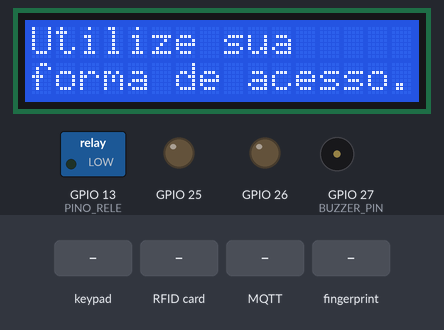
The sketch below on a simulated ESP32. Parts: 16×2 character LCD, switched loads named in the sketch (green lamp = pin HIGH), output pins drawn as LEDs (lit = HIGH), buzzer (waves = sounding). The inputs (shaded band) are chosen by the test bench. Uploads are accepted with an empty reply; EEPROM starts erased; no MQTT or app messages arrive unless stated; what the sketch prints to the serial monitor is not drawn.

Above: at 7.4 s.
7.5 s: keypad keys 1 2 3 4 # pressed 0.4 s apart
At 10.2 s:
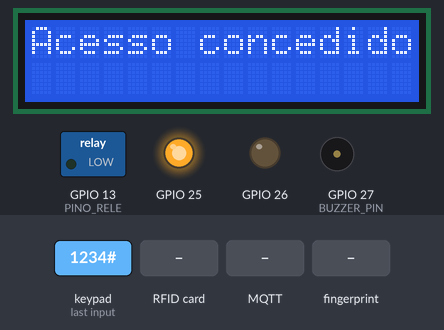
11.0 s: key '#' pressed
At 12.1 s:
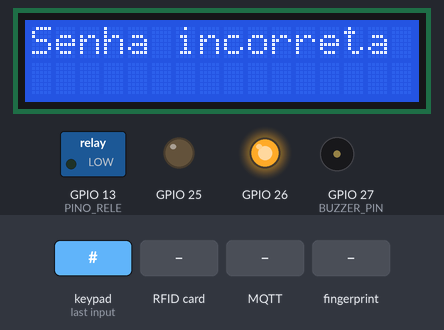
14.0 s: RFID card 5E 7A 19 C4 held to the reader
At 15.2 s:
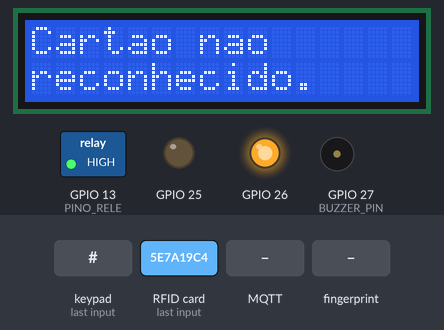
17.0 s: MQTT message "Cadastrar Digital" arrives on the first subscribed topic
18.5 s: finger stored as number 1 placed on the sensor
At 20.0 s:
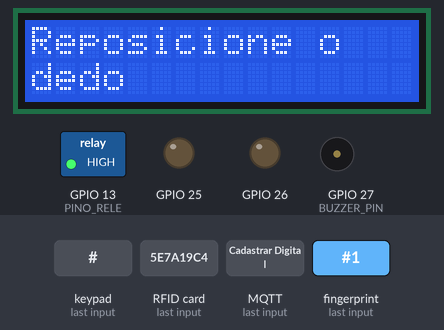
20.3 s: finger stored as number 1 placed on the sensor
At 26.5 s:
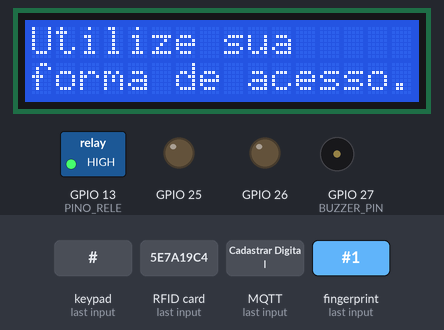
Timing chart, 0 to 27.1 s (numbered marks = the images above; inputs shaded):
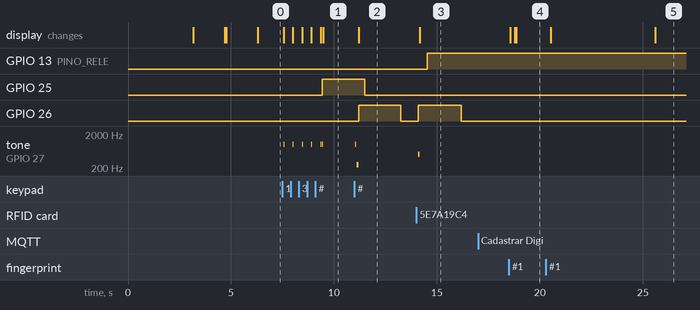

Measured:
- after the input at 7.5 s, GPIO 25: LOW → HIGH after 1.9 s; tone on GPIO 27 (BUZZER_PIN): goes 4 × (1000 Hz 0.05 s, silent 0.40 s), 1000 Hz 0.05 s, silent 0.02 s, 1000 Hz 0.05 s, then silent, starting after 0.06 s
- after the input at 11.0 s, GPIO 26: LOW → HIGH after 0.20 s, → LOW 2.0 s later; tone on GPIO 27 (BUZZER_PIN): silent → 1000 Hz at once, → silent 0.05 s later, → 250 Hz 0.02 s later, → silent 0.10 s later
- after the input at 14.0 s, GPIO 26: LOW → HIGH after 0.11 s, → LOW 2.1 s later; tone on GPIO 27 (BUZZER_PIN): silent → 500 Hz after 0.11 s, → silent 0.07 s later
- after the input at 18.5 s, the display: first differs from a run without the input after 0.29 s (image 4 shows a later state)
- after the input at 20.3 s, the display: first differs from a run without the input after 5.3 s (image 5)

The sketch:

sketch.ino
```cpp
#include <ArduinoJson.h>
#include <ArduinoJson.hpp>
#include <Arduino_JSON.h>
#include <WiFi.h>
#include <WiFiClientSecure.h>
#include "GoogleSheets.h"
#include "rfid.h"
#include "biometria.h"
#include <Adafruit_Fingerprint.h>
#include "ControlLEDs.h"
#include "rele.h"
#include <SPI.h>
#include <PubSubClient.h>
#include <string>
#include "buzzer.h"
#include "lcd.h"
#include "teclado.h"
#include "conexao.h"
#include "globals.h"
#include <WiFiClientSecure.h>
#include <Wire.h>

// Configurações de Wi-Fi e URL do Google Sheets
const char *ssid = "Sophia's Galaxy";
const char *password = "sophia05";
GoogleSheets googleSheets("https://script.google.com/macros/s/AKfycbwaUauLawZlvHnaYk1yeUHD2BqgWP513CjSMEu1EWqlsCwnAdDqepMA5qxlwTFJRlhQTA/exec");

// Configurações WiFi e MQTT
const char* mqtt_broker = "36d9e00a808c47b8b761d63a78047315.s1.eu.hivemq.cloud";
const char* mqtt_username = "GustavoBrabo";
const char* mqtt_password = "Astalavista123";
const char* topico = "apontech/cadastro";
const int mqtt_port = 8883;
WiFiClientSecure espClient;
PubSubClient client(espClient);

// Definições de pinos
const int PINO_RELE = 13;
const int SS_PIN = 5;   // Pino SS do RFID
const int RST_PIN = 4;  // Pino RST do RFID
const int PINO_RX_BIOMETRIA = 16;
const int PINO_TX_BIOMETRIA = 17;
const int LED_VERDE = 25;
const int LED_VERMELHO = 26;
const int LDR_PIN = 33;
const int BUZZER_PIN = 27;

// Instâncias de componentes usando as bibliotecas
LCD lcd;
Rele rele(PINO_RELE, &lcd);
Buzzer buzzer(BUZZER_PIN);
ControlLEDs ledVerde(LED_VERDE);
ControlLEDs ledVermelho(LED_VERMELHO);
Conexao conexao(ssid, password, mqtt_broker, mqtt_port, mqtt_username, mqtt_password, topico, &lcd);
Biometria biometria(Serial2, PINO_RELE, &lcd, &ledVermelho, &ledVerde, &buzzer, &conexao, &googleSheets);
RFID rfid(SS_PIN, RST_PIN, &rele, &lcd, &ledVermelho, &ledVerde, &googleSheets, &conexao, &buzzer);
Teclado teclado(PINO_RELE, &lcd, &ledVermelho, &ledVerde, &googleSheets, &conexao, &buzzer);

// Declaração de variáveis para controle de componentes
static unsigned long tempoAtual;
String modoAcesso;
String senhaAtual = "";
bool offlineMode = 0;
static unsigned long lastKeyPressTime = 0;
const unsigned long debounceDelay = 200;  // Delay para debounce em milissegundos
static char lastPressedKey = '\0';

// Função de leitura do monitor serial
String lerSerial() {
  String comando = "";
  while (Serial.available()) {
    char c = Serial.read();
    if (c != '\n') {
      comando += c;
    }
  }
  return comando;
}

// Função que lê as mensagens enviadas no broker MQTT
void callback() {
  if (messageTemp == "Cadastrar Digital") {
    biometria.cadastrarDigital();
    messageTemp = "";
  } else if (messageTemp == "Cadastrar RFID") {
    rfid.cadastrarCartao();
    messageTemp = "";
  }
}

void setup() {
  // Inicialização do monitor Serial
  Serial.begin(115200);

  // Inicialização da comunicação serial com o sensor biométrico
  Serial2.begin(57600, SERIAL_8N1, PINO_RX_BIOMETRIA, PINO_TX_BIOMETRIA);

  // Inicialização dos componentes
  Wire.begin();
  Wire.setClock(400000);

  SPI.begin();
  rfid.RFIDBegin();
  rfid.initEEPROM();
  ledVerde.begin();
  ledVermelho.begin();
  biometria.inicializar();
  teclado.inicializar();

  // inicialização do LCD
  lcd.inicializar();
  lcd.clear();

  // Conexão com WiFi e MQTT
  conexao.conectarWiFi();
  conexao.conectarMQTT();

}

void loop() {
  // Leitura e reconexão com o tópico MQTT
  client.loop();
  conexao.reconectar();
  callback();

  // Atuzalização dos componentes de acordo com o tempo em determinado estado
  rele.atualizar(tempoDestrancado);
  ledVerde.atualizarLED(ultimaInteracaoLEDVerde);
  ledVermelho.atualizarLED(ultimaInteracaoLEDVermelho);
  lcd.atualizarDisplay(ultimaInteracaoLCD);

  // Verificação das formas de acesso
  biometria.verificarDigital();
  rfid.validarAcessoRFID();
  teclado.validarAcessoSenhaTeclado();
  teclado.atualizarTeclado();
}
```

ControlLEDs.h
```cpp
#ifndef ControlLEDs_h
#define ControlLEDs_h

#include "Arduino.h"

class ControlLEDs {
  public:
    int ledPin;
    int ledState;
    unsigned long ledOnTime;
    unsigned long screenTimeout;

    ControlLEDs(int pin);
    void begin();
    void ligarLED();
    void desligarLED();
    void atualizarLED(unsigned long tempoLigado);
};

#endif
```

GoogleSheets.h
```cpp
#ifndef GOOGLE_SHEETS_H
#define GOOGLE_SHEETS_H

#include <WiFi.h>
#include <HTTPClient.h>

class GoogleSheets {
public:
    GoogleSheets(const char* url);
    void enviarDados(String tipoAcesso, String id);

private:
    String scriptURL;
};

#endif
```

biometria.h
```cpp
#ifndef BIOMETRIA_H
#define BIOMETRIA_H

#include <Adafruit_Fingerprint.h>
#include <HardwareSerial.h>
#include "rele.h"
#include "lcd.h"
#include "ControlLEDs.h"
#include "buzzer.h"
#include "globals.h"
#include "GoogleSheets.h"
#include "conexao.h"

class Biometria {
  private:
    Adafruit_Fingerprint* sensorDigital;
    Rele rele;
    LCD* lcd;
    ControlLEDs* ledVermelho;
    ControlLEDs* ledVerde;
    Buzzer* buzzer;
    GoogleSheets* googleSheets;
    Conexao* conexao;

  public:
    Biometria(HardwareSerial &serial, int pinoRele, LCD* lcdDisplay, ControlLEDs* ledVermelho, ControlLEDs* ledVerde, Buzzer* buzzer, Conexao* conexao, GoogleSheets* googleSheets);
    bool cadastrarDigital();
    void verificarDigital();
    bool atualizarDigital(int id);
    bool deletarDigital(int id);
    bool inicializar();
    int getUltimoID();
    int proximaIdDisponivel();
};

#endif
```

buzzer.h
```cpp
#ifndef buzzer_h
#define buzzer_h

#include "Arduino.h"

class Buzzer {
  public:
    int buzzerPin;
    unsigned long screenTimeout;

    Buzzer(int pin);
    void ligarBuzzer(int freq, unsigned long tempoLigado);
};

#endif
```

conexao.h
```cpp
#ifndef CONEXAO_H
#define CONEXAO_H

#include <WiFi.h>
#include <WiFiClientSecure.h>
#include <PubSubClient.h>
#include <ArduinoJson.h>
#include "lcd.h"

class Conexao {
private:
    WiFiClientSecure espClient;
    PubSubClient client;
    LCD* lcd;
    unsigned long retryMillis;
    const unsigned long intervalRetry = 10000;
    const unsigned long intervalOffline = 120000;
    unsigned int retryCount;
    const unsigned int retryMax = 5;
    bool offlineMode;

    const char *ssid;
    const char *password;
    const char *mqtt_broker;
    const int mqtt_port;
    const char *mqtt_username;
    const char *mqtt_password;
    const char *topico;

public:
    Conexao(const char *ssid, const char *password, const char *mqtt_broker, int mqtt_port,
            const char *mqtt_username, const char *mqtt_password, const char *topico, LCD* lcdDisplay);

    void conectarWiFi();
    void conectarMQTT();
    void enviarAcessoMQTT(const String &id, const String &tipoDeAcesso);
    void reconectar();
    void botaoReconectar();
    void rssi();
};

#endif
```

globals.h
```cpp
#include <Arduino.h>

#ifndef GLOBALS_H
#define GLOBALS_H

// Declaração das variáveis globais
extern unsigned long ultimaInteracaoLCD;
extern unsigned long ultimaInteracaoLEDVermelho;
extern unsigned long ultimaInteracaoLEDVerde;
extern unsigned long tempoDestrancado;
extern String messageTemp;

#endif
```

rele.h
```cpp
#ifndef RELE_H
#define RELE_H

#include <Arduino.h>
#include "lcd.h"

class Rele {
  private:
    int pinoRele;
    LCD* lcd;  // Altere para usar o tipo LCD*
    unsigned long tempoDestrancado;
    const unsigned long DURACAO_DESTRANCADO = 5000;

  public:
    // Construtor da classe
    Rele(int pino, LCD* lcdDisplay);  // Altere para aceitar LCD*
    void destrancar();
    void trancar();
    void atualizar(unsigned long tempoDestrancado);
};

#endif
```

rfid.h
```cpp
#ifndef RFID_H
#define RFID_H

#include <MFRC522.h>
#include <LiquidCrystal_I2C.h>
#include "rele.h"
#include "biometria.h"
#include <Arduino.h> // Certifique-se de incluir Arduino.h para usar String
#include "GoogleSheets.h"
#include "conexao.h"
#include "ControlLEDs.h"
#include "buzzer.h"
#include "globals.h"

class RFID {
public:
    RFID(int ssPin, int rstPin, Rele* rel, LCD* lcdDisplay, ControlLEDs* ledVermelho, ControlLEDs* ledVerde, GoogleSheets* googleSheets, Conexao* conexao, Buzzer* buzzer);

    void RFIDBegin();
    void initEEPROM();          // Adicionado para inicializar a EEPROM
    bool cadastrarCartao();
    bool verificarCartao();
    bool atualizarCartao(String uid);
    bool deletarCartao();               // Corrigido para não aceitar parâmetros
    bool deletarCartao(String uidParaExcluir);
    String lerUID();
    String lerCartaoCadastrado();       // Adicionado para ler UID da EEPROM
    void listarCadastrados();
    int findFreeEEPROMSpace(int length);
    void saveUIDtoEEPROM(const String& uid);
    String lerTodosCartoesCadastrados();
    void cadastrarRFID();
    void validarAcessoRFID();

private:
    int SS_PIN;
    int RST_PIN;
    int size;
    MFRC522 mfrc522;
    Rele* rele;
    LCD* lcd;
    ControlLEDs* ledVermelho;
    ControlLEDs* ledVerde;
    GoogleSheets* googleSheets;
    Conexao* conexao;
    Buzzer* buzzer;
};

#endif
```

teclado.h
```cpp
#ifndef TECLADO_H
#define TECLADO_H

#include <Arduino.h>
#include <I2CKeyPad.h>
#include <Wire.h>
#include "conexao.h"
#include "GoogleSheets.h"
#include "rele.h"
#include "lcd.h"
#include "ControlLEDs.h"
#include "buzzer.h"
#include "globals.h"

class Teclado {
  private:
    I2CKeyPad keyPad;
    String senhaDigitada;
    Rele rele;
    LCD* lcd;
    ControlLEDs* ledVermelho;
    ControlLEDs* ledVerde;
    GoogleSheets* googleSheets;
    Conexao* conexao;
    String senhaAtual;
    Buzzer* buzzer;
    unsigned long tempoTeclado;

  public:
    // Construtor
    Teclado(int pinoRele, LCD* lcdDisplay, ControlLEDs* ledVermelho, ControlLEDs* ledVerde, GoogleSheets* googleSheets, Conexao* conexao, Buzzer* buzzer);

    // Métodos
    char obterTecla();
    bool inicializar();
    void adicionarTecla(char tecla);
    void apagarUltimaTecla();
    void validarAcessoSenhaTeclado();
    void atualizarTeclado();
};

#endif
```

lcd.h
```cpp
#ifndef LCD_H
#define LCD_H

#include <LiquidCrystal_I2C.h>

class LCD : public LiquidCrystal_I2C {
public:
    LCD() : LiquidCrystal_I2C(0x27, 16, 2) {}  // Endereço I2C e tamanho do display
    void inicializar();
    void mensagemInicial(); // Mensagem de estado padrão do LCD
    void atualizarDisplaySenha(const String &senhaDigitada); // Atualiza display para senha digitada
    void atualizarDisplay(unsigned long lastInteractionTime); // Retorna ao estado padrão após screenTimeout
};

#endif
```
